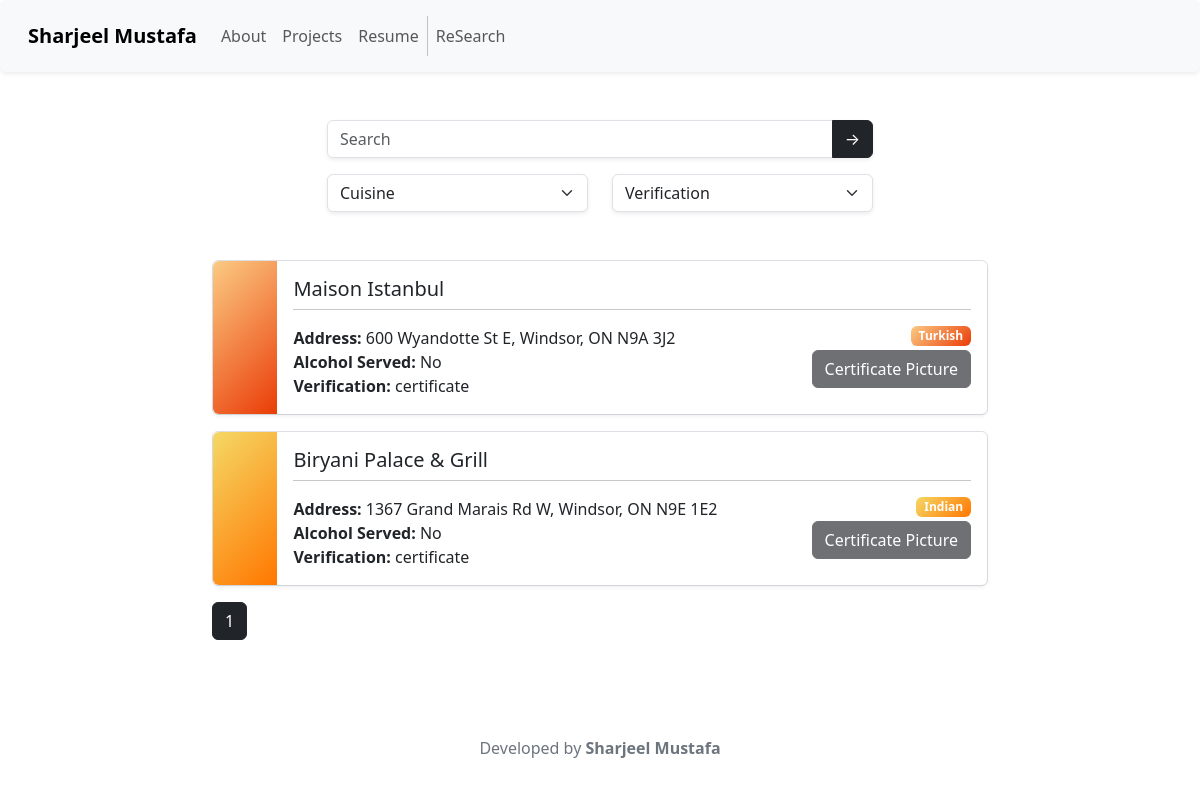
Page /list on the committed database.
### halaleats/models.py (models this page shows)
class Eatery(db.Model):
    id = db.Column(db.Integer, primary_key=True)
    name = db.Column(db.String(64))
    address = db.Column(db.String(256), unique=True)
    cuisine = db.Column(db.String(32))
    verification_type = db.Column(db.String(32))
    certificate_file = db.Column(db.String(32))
    alcohol_served = db.Column(db.Boolean)
    datetime_added = db.Column(db.DateTime(timezone=True), default=func.now())

### halaleats/routes/main.py (the view)
@main.route("/list", methods=['GET', 'POST'])
def list():
    form=SearchForm()
    if form.validate_on_submit():
        """
        A partial implementation of search, will be expanded with search engine
        Distance will also be added in a later addition
        """
        field_mapping = {
        'search': (or_(Eatery.name.ilike(f"%{form.search.data}%"),
                       Eatery.name.ilike(f"%{form.search.data}%"))),
        'cuisine': (Eatery.cuisine.ilike(f"%{form.cuisine.data}%")),
        'verification': (Eatery.verification_type == form.verification.data)
        }
        filters = {k: v for k, v in field_mapping.items() if form[k].data is not None}
        query = Eatery.query.filter(*filters.values())
        page = request.args.get('page', 1, type=int)
        eateries = query.order_by(Eatery.name.desc()).paginate(page=page, per_page=5)
        return render_template('projects.html', form=form, eateries=eateries, user=current_user)
    else:
        flash_form_errors(form)
    page = request.args.get('page', 1, type=int)
    eateries = Eatery.query.order_by(Eatery.name.desc()).paginate(page=page, per_page=5)
    return render_template('projects.html', form=form, eateries=eateries, title='Home', user=current_user)

### halaleats/lib/forms.py
class SearchForm(FlaskForm):
    search = StringField('Search', validators=[Length(max=200)])
    cuisine = SelectField('Cuisine', choices=CUISINES, validators=[Optional()])
    verification = SelectField('Verification', choices=VERIFICATIONS, validators=[Optional()])
    distance = SelectField('Distance', choices=DISTANCES, validators=[Optional()])
    submit = SubmitField('→')

### halaleats/lib/utils.py (called while the page is built)
def flash_form_errors(form):
    for field, errors in form.errors.items():
        for error in errors:
            flash(f'{field.capitalize()}: {error}', category='danger')

### halaleats/templates/projects.html (shortened to what this page needs)
{% extends 'base.html' %}
{% block content %}
<div class="container mb-5">
    <form method="POST" class="mx-auto mb-5 col-lg-6 col-md-8">
        <div class="input-group mb-3 shadow-sm rounded">
            {{ form.search(type="text", class="form-control", placeholder="Search") }}
            {{ form.submit(class="btn btn-dark") }}
        </div>
        <div class="row">
        <div class="col">
            <select class="form-select shadow-sm rounded" name="{{ form.cuisine.name }}">
                <option value="" disabled selected>{{ form.cuisine.label }}</option>
            </select>
        </div>
        <div class="col">
            <select class="form-select shadow-sm rounded" name="{{ form.verification.name }}">
                <option value="" disabled selected>{{ form.verification.label }}</option>
            </select>
        </div>
    </form>
</div>
<div class="container" style="max-width:800px;">
    {% for eatery in eateries.items %}
    <div class="card mb-3" style="border-color: rgb(222, 226, 230);">
        <div class="row g-0 shadow-sm rounded" style="overflow: hidden;">
            <div class="col-1 colour-{{ eatery.cuisine }}"></div>
            <div class="col">
                <div class="card-body">
                    <h5 class="card-title">
                        {{ eatery.name }}
                    </h5><hr class="mb-3 mt-0">
                    <div class="row">
                        <div class="col-md-8"><p class="card-text">
                            <strong>Address: </strong>{{ eatery.address }}<br>
                            <strong>Alcohol Served: </strong>{{ 'Yes' if eatery.alcohol_served else 'No' }}<br>
                            <strong>Verification: </strong>{{ eatery.verification_type }}<br>
                        </p></div>
                        <div class="col-md-4">
                            <span class="badge colour-{{ eatery.cuisine }} float-end">{{ eatery.cuisine.title() }}</span><br>
                            {% if eatery.certificate_file %}
                            <button
                                type="button"
                                class="btn btn-dark float-end"
                                data-bs-toggle="modal"
                                data-bs-target="#imageModal"
                                data-certificate-file="{{ eatery.certificate_file }}"
                                data-certificate-url="{{ url_for('static', filename='certificates/' + eatery.certificate_file) }}">
                                Certificate Picture
                            </button>
                            {% else %}
                            <button type="button" class="btn btn-dark float-end" disabled>
                                Certificate Picture
                            </button>
                            {% endif %}
                        </div>
                    </div>
                </div>
            </div>
        </div>
    </div>
    {% endfor %}
    {% for page_num in eateries.iter_pages(left_edge=1,right_edge=1,left_current=1,right_current=2) %}
        {% if page_num %}
            {% if eateries.page == page_num %}
                <a class="btn btn-dark mb-4" href="{{ url_for('routes/main.home',page=page_num) }}">{{ page_num }}</a>
            {% else %}
                <a class="btn btn-outline-dark mb-4" href="{{ url_for('routes/main.home',page=page_num) }}">{{ page_num }}</a>
            {% endif%}
        {% else %}
            ...
        {% endif%}
    {% endfor %}
</div>
{% endblock %}

### halaleats/templates/base.html (shortened to what this page needs)
<!DOCTYPE html>
<html>
    <head>
        <link
            href="https://cdn.jsdelivr.net/npm/bootstrap@5.3.2/dist/css/bootstrap.min.css"
            rel="stylesheet"
>
        <link rel="stylesheet" type="text/css" href="{{ url_for('static', filename='main.css') }}">
    </head>
    <body class="d-flex flex-column" style="min-height: 100vh;">
        <main class="flex-shrink-0">
            <nav class="navbar navbar-expand-lg navbar-light shadow-sm p-3 mb-5 bg-light rounded">
                <div class="container-fluid">
                    <a class="navbar-brand" style="font-weight: bold">Sharjeel Mustafa</a>
                    <div class="collapse navbar-collapse" id="navbarNav">
                        <div class="navbar-nav">
                            <a class="nav-link" href="/">About</a>
                            <a class="nav-link" href="/list">Projects</a>
                            <a class="nav-link" href="/about">Resume</a>
                            <a class="nav-link" href="/about">ReSearch</a>
                        </div>
                    </div>
                </div>
            </nav>
            <div class="container">
                {% block content %}{% endblock %}
            </div>
        </main>
        <footer class="footer mt-auto py-3 text-center">
            <div class="container mb-4" style="max-width:800px;">
                <a class="text-secondary text-decoration-none">Developed by</a>
                <a href="https://www.linkedin.com/in/sharjeeliv/" class="link-secondary text-decoration-none"><b>Sharjeel Mustafa</b></a>
            </div>
        </footer>
    </body>
</html>

### halaleats/static/main.css (style rules this page uses)
.colour-turkish { background: linear-gradient(135deg, #fbcb84, #ea3c07); }
.colour-indian { background: linear-gradient(135deg, #f5d865, #ff7700) }

### rows in the picture
Eatery: name "Maison Istanbul", address "600 Wyandotte St E, Windsor, ON N9A 3J2", alcohol_served "No", verification_type "certificate", cuisine "Turkish", certificate_file "Certificate Picture"
Eatery: name "Biryani Palace & Grill", address "1367 Grand Marais Rd W, Windsor, ON N9E 1E2", alcohol_served "No", verification_type "certificate", cuisine "Indian", certificate_file "Certificate Picture"

### other values in the picture
{{ page_num }} "1"
form field cuisine "Cuisine"
form field verification "Verification"
